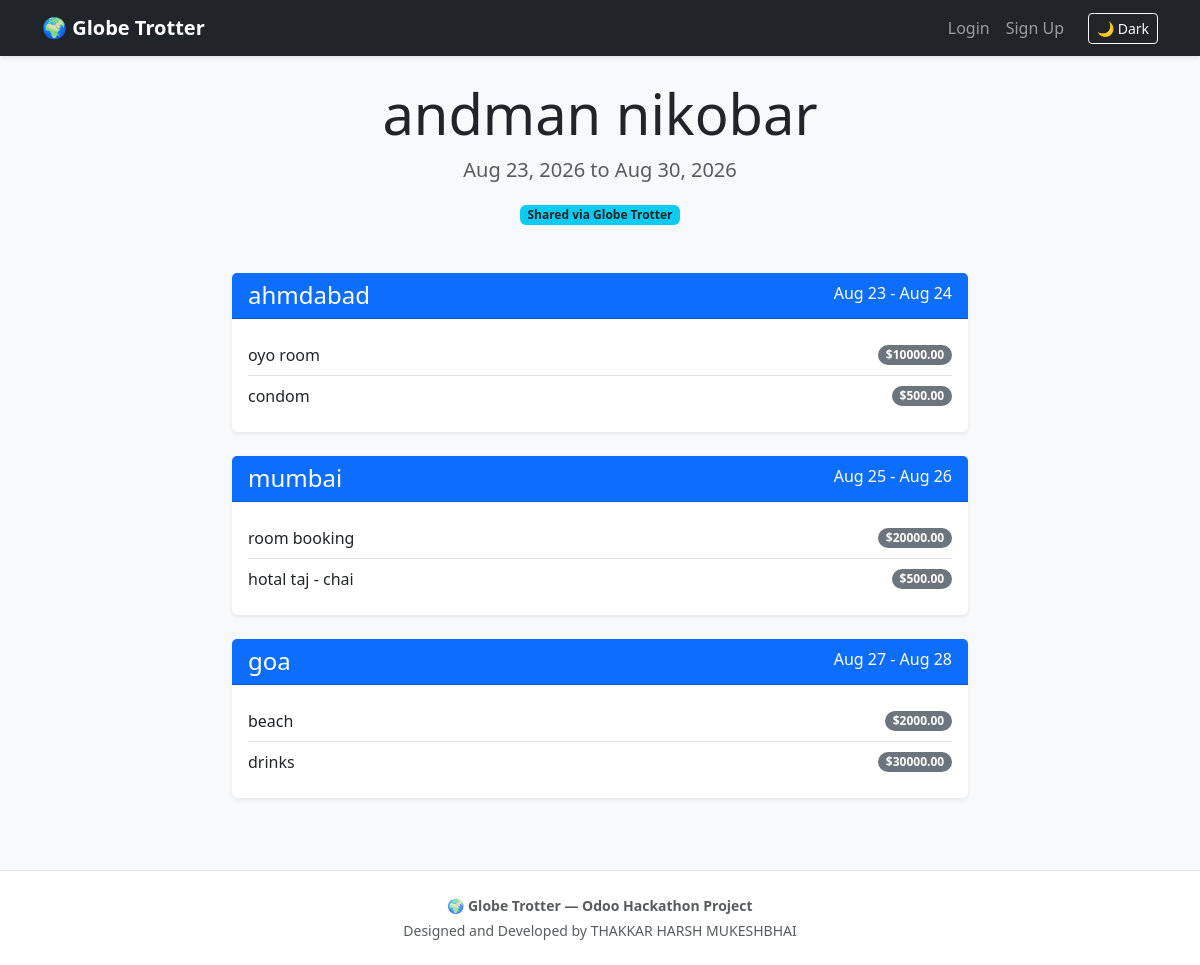
The page /share/2 on the database its author committed.
### app/models.py (models this page shows)
class Trip(db.Model):
    id = db.Column(db.Integer, primary_key=True)
    user_id = db.Column(db.Integer, db.ForeignKey('user.id'), nullable=False) # Links the trip to the user
    title = db.Column(db.String(100), nullable=False)
    description = db.Column(db.Text, nullable=True)
    start_date = db.Column(db.Date, nullable=False)
    end_date = db.Column(db.Date, nullable=False)
    created_at = db.Column(db.DateTime, default=datetime.utcnow)
    stops = db.relationship('Stop', backref='trip', lazy=True, cascade="all, delete-orphan")

class Stop(db.Model):
    id = db.Column(db.Integer, primary_key=True)
    trip_id = db.Column(db.Integer, db.ForeignKey('trip.id'), nullable=False) # Links the stop to a trip
    city_name = db.Column(db.String(100), nullable=False)
    arrival_date = db.Column(db.Date, nullable=False)
    departure_date = db.Column(db.Date, nullable=False)
    activities = db.relationship('Activity', backref='stop', lazy=True, cascade="all, delete-orphan")

class Activity(db.Model):
    id = db.Column(db.Integer, primary_key=True)
    stop_id = db.Column(db.Integer, db.ForeignKey('stop.id'), nullable=False) # Links activity to a stop
    name = db.Column(db.String(150), nullable=False)
    cost = db.Column(db.Float, default=0.0)
    activity_date = db.Column(db.Date, nullable=False)

### app/routes.py (the view)
@auth.route('/share/<int:trip_id>')
def share_trip(trip_id):
    trip = Trip.query.get_or_404(trip_id)
    stops = Stop.query.filter_by(trip_id=trip.id).order_by(Stop.arrival_date).all()
    return render_template('share_trip.html', trip=trip, stops=stops)

### app/templates/share_trip.html
{% extends "base.html" %}
{% block content %}
<div class="text-center mb-5 mt-4">
    <h1 class="display-4">{{ trip.title }}</h1>
    <p class="lead text-muted">
        {{ trip.start_date.strftime('%b %d, %Y') }} to {{ trip.end_date.strftime('%b %d, %Y') }}
    </p>
    <span class="badge bg-info text-dark">Shared via Globe Trotter</span>
</div>
<div class="row justify-content-center">
    <div class="col-md-8">
        {% if stops %}
            <div class="timeline">
                {% for stop in stops %}
                <div class="card mb-4 shadow-sm border-0">
                    <div class="card-header bg-primary text-white d-flex justify-content-between">
                        <h4 class="mb-0">{{ stop.city_name }}</h4>
                        <span>{{ stop.arrival_date.strftime('%b %d') }} - {{ stop.departure_date.strftime('%b %d') }}</span>
                    </div>
                    <div class="card-body">
                        {% if stop.activities %}
                            <ul class="list-group list-group-flush">
                                {% for activity in stop.activities %}
                                <li class="list-group-item d-flex justify-content-between align-items-center px-0">
                                    {{ activity.name }}
                                    <span class="badge bg-secondary rounded-pill">${{ "%.2f"|format(activity.cost) }}</span>
                                </li>
                                {% endfor %}
                            </ul>
                        {% else %}
                            <p class="text-muted mb-0">Exploring the city...</p>
                        {% endif %}
                    </div>
                </div>
                {% endfor %}
            </div>
        {% else %}
            <div class="text-center p-5">
                <h5 class="text-muted">The itinerary is still being planned!</h5>
            </div>
        {% endif %}
    </div>
</div>
{% endblock %}

### app/templates/base.html (style rules this page uses)
body { transition: background-color 0.3s ease, color 0.3s ease; }

### rows shown on the page
Trip: title "andman nikobar", start_date "Aug 23, 2026", end_date "Aug 30, 2026"
Stop: city_name "ahmdabad", arrival_date "Aug 23", departure_date "Aug 24"
Activity: name "oyo room", cost "10000.00"
Activity: name "condom", cost "500.00"
Stop: city_name "mumbai", arrival_date "Aug 25", departure_date "Aug 26"
Activity: name "room booking", cost "20000.00"
Activity: name "hotal taj - chai", cost "500.00"
Stop: city_name "goa", arrival_date "Aug 27", departure_date "Aug 28"
Activity: name "beach", cost "2000.00"
Activity: name "drinks", cost "30000.00"
